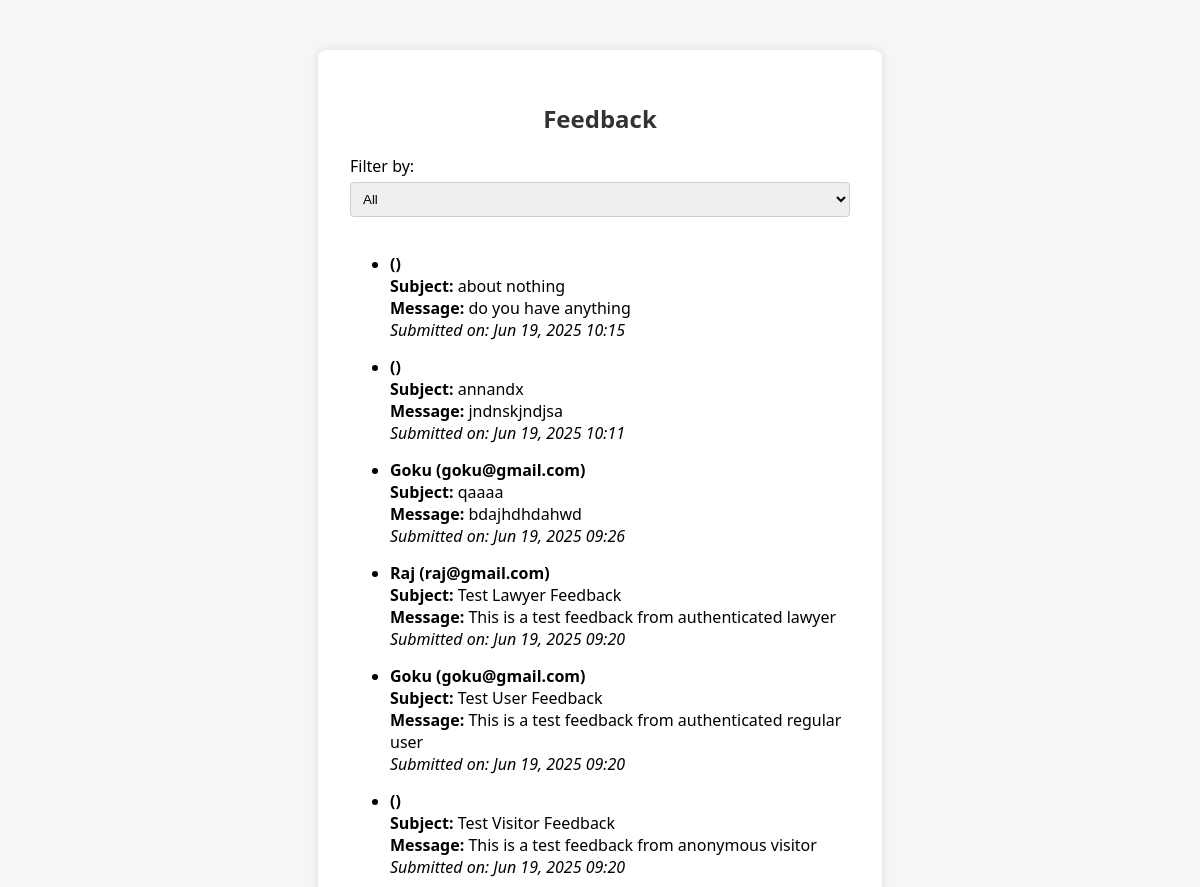
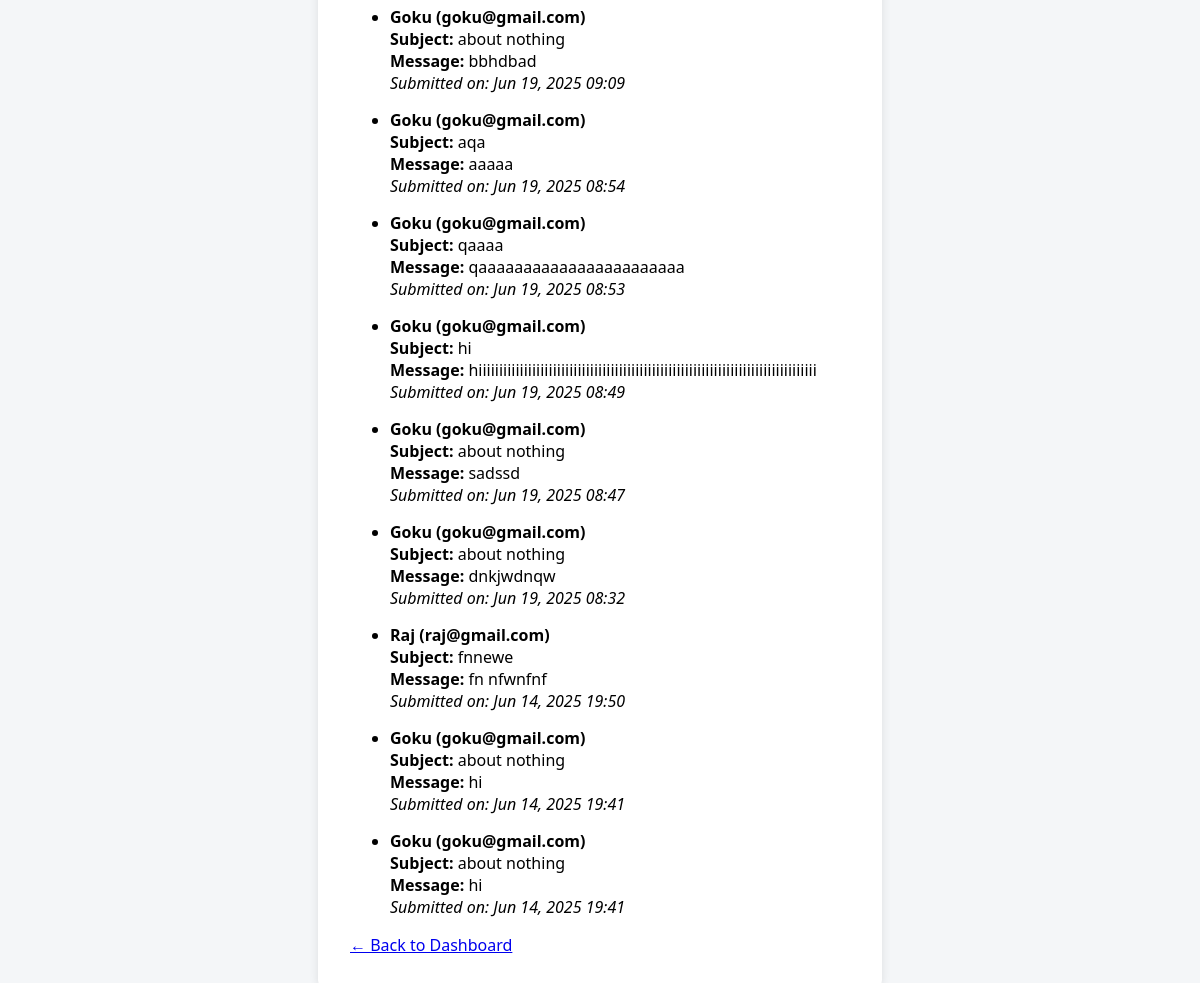
/view-feedback/ (signed in), run on the app's committed database (2 pictures, top to bottom).
### app/models.py (models this page shows, shortened)
class Feedback(models.Model):
    user = models.ForeignKey(
        settings.AUTH_USER_MODEL,
        on_delete=models.CASCADE,
        null=True,
        blank=True
    )
    subject = models.CharField(max_length=255)
    message = models.TextField()
    submitted_at = models.DateTimeField(auto_now_add=True)
    anonymous_name = models.CharField(max_length=100, null=True, blank=True)
    anonymous_email = models.EmailField(null=True, blank=True)
    user_type = models.CharField(
        max_length=20,
        choices=[
            ('lawyer', 'Lawyer'),
            ('visitor', 'Visitor'),
        ],
        default='visitor'
    )

class CustomUser(AbstractBaseUser, PermissionsMixin):
    ROLE_CHOICES = (
        ('user', 'User'),
        ('lawyer', 'Lawyer'),
        ('admin', 'Admin'),
    )
    email = models.EmailField(unique=True)
    full_name = models.CharField(max_length=255)
    role = models.CharField(max_length=10, choices=ROLE_CHOICES, default='user')
    is_active = models.BooleanField(default=True)
    is_staff = models.BooleanField(default=False)
    otp = models.CharField(max_length=6, blank=True, null=True)
    objects = CustomUserManager()
    USERNAME_FIELD = 'email'
    REQUIRED_FIELDS = ['full_name']

### app/views.py (the view)
# urls.py: path('view-feedback/', views.view_feedback, name='view_feedback'),
@login_required
def view_feedback(request):
    if request.user.role != 'admin':
        return redirect('login')
    user_type = request.GET.get('type', 'all')
    if user_type == 'lawyer':
        feedbacks = Feedback.objects.filter(user_type='lawyer').order_by('-submitted_at')
        filter_title = "Lawyer Feedback"
    elif user_type == 'visitor':
        feedbacks = Feedback.objects.filter(user_type='visitor').order_by('-submitted_at')
        filter_title = "Anonymous Feedback (Visitors & Users)"
    elif user_type == 'anonymous':
        feedbacks = Feedback.objects.filter(user__isnull=True).order_by('-submitted_at')
        filter_title = "Anonymous Feedback"
    elif user_type == 'authenticated':
        feedbacks = Feedback.objects.filter(user__isnull=False).order_by('-submitted_at')
        filter_title = "Authenticated Feedback (Lawyers Only)"
    else:
        feedbacks = Feedback.objects.all().order_by('-submitted_at')
        filter_title = "All Feedback"
    counts = {
        'all': Feedback.objects.count(),
        'lawyer': Feedback.objects.filter(user_type='lawyer').count(),
        'visitor': Feedback.objects.filter(user_type='visitor').count(),
        'anonymous': Feedback.objects.filter(user__isnull=True).count(),
        'authenticated': Feedback.objects.filter(user__isnull=False).count(),
    }
    return render(request, 'view_feedback.html', {
        'feedbacks': feedbacks,
        'selected_type': user_type,
        'filter_title': filter_title,
        'counts': counts,
    })

### app/templates/view_feedback.html (shortened to what this page needs)
{% extends 'base.html' %}
{% block content %}
<h2>Feedback</h2>
<form method="GET" style="margin-bottom: 20px;">
  <label for="type">Filter by:</label>
  <select name="type" id="type" onchange="this.form.submit()">
    <option value="" {% if not selected_type %}selected{% endif %}>All</option>
  </select>
</form>
{% if feedbacks %}
    <ul>
        {% for fb in feedbacks %}
            <li style="margin-bottom: 15px;">
                <strong>{{ fb.user.full_name }} ({{ fb.user.email }})</strong><br>
                <strong>Subject:</strong> {{ fb.subject }}<br>
                <strong>Message:</strong> {{ fb.message }}<br>
                <em>Submitted on: {{ fb.submitted_at|date:"M d, Y H:i" }}</em>
            </li>
        {% endfor %}
    </ul>
{% else %}
    <p>No feedback submitted yet.</p>
{% endif %}
<a href="{% url 'admin_dashboard' %}">← Back to Dashboard</a>
{% endblock %}

### app/templates/base.html (style rules this page uses)
body { font-family: 'Segoe UI', sans-serif; background-color: #f4f6f8; margin: 0; padding: 0; }
h2 { text-align: center; color: #333; }
form { margin-top: 1rem; }
label { display: block; margin: 10px 0 5px; }
input, select { width: 100%; padding: 8px; margin-bottom: 1rem; border: 1px solid #ccc; border-radius: 4px; }

### data on the page
Feedback: subject "about nothing", message "do you have anything", submitted_at "Jun 19, 2025 10:15"
Feedback: subject "annandx", message "jndnskjndjsa", submitted_at "Jun 19, 2025 10:11"
Feedback: user.full_name "Goku", user.email "goku@gmail.com", subject "qaaaa", message "bdajhdhdahwd", submitted_at "Jun 19, 2025 09:26"
Feedback: user.full_name "Raj", user.email "raj@gmail.com", subject "Test Lawyer Feedback", message "This is a test feedback from authenticated lawyer", submitted_at "Jun 19, 2025 09:20"
Feedback: user.full_name "Goku", user.email "goku@gmail.com", subject "Test User Feedback", message "This is a test feedback from authenticated regular user", submitted_at "Jun 19, 2025 09:20"
Feedback: subject "Test Visitor Feedback", message "This is a test feedback from anonymous visitor", submitted_at "Jun 19, 2025 09:20"
Feedback: user.full_name "Goku", user.email "goku@gmail.com", subject "about nothing", message "bbhdbad", submitted_at "Jun 19, 2025 09:09"
Feedback: user.full_name "Goku", user.email "goku@gmail.com", subject "aqa", message "aaaaa", submitted_at "Jun 19, 2025 08:54"
Feedback: user.full_name "Goku", user.email "goku@gmail.com", subject "qaaaa", message "qaaaaaaaaaaaaaaaaaaaaaaa", submitted_at "Jun 19, 2025 08:53"
Feedback: user.full_name "Goku", user.email "goku@gmail.com", subject "hi", message "hiiiiiiiiiiiiiiiiiiiiiiiiiiiiiiiiiiiiiiiiiiiiiiiiiiiiiiiiiiiiiiiiiiiiiiiiiiiiiiiiii", submitted_at "Jun 19, 2025 08:49"
Feedback: user.full_name "Goku", user.email "goku@gmail.com", subject "about nothing", message "sadssd", submitted_at "Jun 19, 2025 08:47"
Feedback: user.full_name "Goku", user.email "goku@gmail.com", subject "about nothing", message "dnkjwdnqw", submitted_at "Jun 19, 2025 08:32"
Feedback: user.full_name "Raj", user.email "raj@gmail.com", subject "fnnewe", message "fn nfwnfnf", submitted_at "Jun 14, 2025 19:50"
Feedback: user.full_name "Goku", user.email "goku@gmail.com", subject "about nothing", message "hi", submitted_at "Jun 14, 2025 19:41"
Feedback: user.full_name "Goku", user.email "goku@gmail.com", subject "about nothing", message "hi", submitted_at "Jun 14, 2025 19:41"
